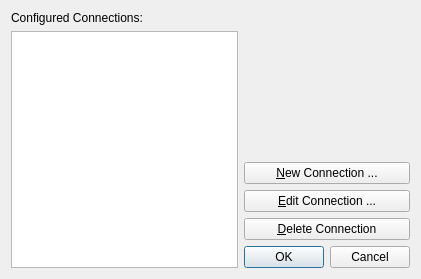
<?xml version="1.0" encoding="UTF-8"?>
<ui version="4.0">
 <class>ManageServersDialog</class>
 <widget class="QDialog" name="ManageServersDialog">
  <property name="windowModality">
   <enum>Qt::ApplicationModal</enum>
  </property>
  <property name="geometry">
   <rect>
    <x>0</x>
    <y>0</y>
    <width>421</width>
    <height>279</height>
   </rect>
  </property>
  <property name="windowTitle">
   <string>Manage Connections</string>
  </property>
  <property name="windowIcon">
   <iconset resource="qtclient.qrc">
    <normaloff>:/images/world-setup.png</normaloff>:/images/world-setup.png</iconset>
  </property>
  <property name="modal">
   <bool>true</bool>
  </property>
  <layout class="QHBoxLayout" name="horizontalLayout">
   <item>
    <layout class="QVBoxLayout" name="verticalLayout_2">
     <item>
      <widget class="QLabel" name="connectionLbl">
       <property name="text">
        <string>Configured Connections:</string>
       </property>
      </widget>
     </item>
     <item>
      <widget class="QListWidget" name="connectionList">
       <property name="statusTip">
        <string>Connect to the selected server</string>
       </property>
       <property name="sortingEnabled">
        <bool>true</bool>
       </property>
      </widget>
     </item>
    </layout>
   </item>
   <item>
    <layout class="QVBoxLayout" name="verticalLayout">
     <item>
      <widget class="QLabel" name="parametersLbl">
       <property name="text">
        <string/>
       </property>
       <property name="alignment">
        <set>Qt::AlignLeading|Qt::AlignLeft|Qt::AlignTop</set>
       </property>
      </widget>
     </item>
     <item>
      <widget class="QPushButton" name="newConnBttn">
       <property name="text">
        <string>&amp;New Connection ...</string>
       </property>
      </widget>
     </item>
     <item>
      <widget class="QPushButton" name="editConBttn">
       <property name="text">
        <string>&amp;Edit Connection ...</string>
       </property>
      </widget>
     </item>
     <item>
      <widget class="QPushButton" name="delConnBttn">
       <property name="text">
        <string>&amp;Delete Connection</string>
       </property>
      </widget>
     </item>
     <item>
      <widget class="QDialogButtonBox" name="buttonBox">
       <property name="standardButtons">
        <set>QDialogButtonBox::Cancel|QDialogButtonBox::Ok</set>
       </property>
      </widget>
     </item>
    </layout>
   </item>
  </layout>
 </widget>
 <tabstops>
  <tabstop>connectionList</tabstop>
  <tabstop>newConnBttn</tabstop>
  <tabstop>editConBttn</tabstop>
  <tabstop>delConnBttn</tabstop>
 </tabstops>
 <resources>
  <include location="qtclient.qrc"/>
 </resources>
 <connections>
  <connection>
   <sender>buttonBox</sender>
   <signal>accepted()</signal>
   <receiver>ManageServersDialog</receiver>
   <slot>accept()</slot>
   <hints>
    <hint type="sourcelabel">
     <x>310</x>
     <y>243</y>
    </hint>
    <hint type="destinationlabel">
     <x>204</x>
     <y>134</y>
    </hint>
   </hints>
  </connection>
  <connection>
   <sender>buttonBox</sender>
   <signal>rejected()</signal>
   <receiver>ManageServersDialog</receiver>
   <slot>reject()</slot>
   <hints>
    <hint type="sourcelabel">
     <x>310</x>
     <y>243</y>
    </hint>
    <hint type="destinationlabel">
     <x>204</x>
     <y>134</y>
    </hint>
   </hints>
  </connection>
 </connections>
 <designerdata>
  <property name="gridDeltaX">
   <number>10</number>
  </property>
  <property name="gridDeltaY">
   <number>10</number>
  </property>
  <property name="gridSnapX">
   <bool>true</bool>
  </property>
  <property name="gridSnapY">
   <bool>true</bool>
  </property>
  <property name="gridVisible">
   <bool>true</bool>
  </property>
 </designerdata>
</ui>
